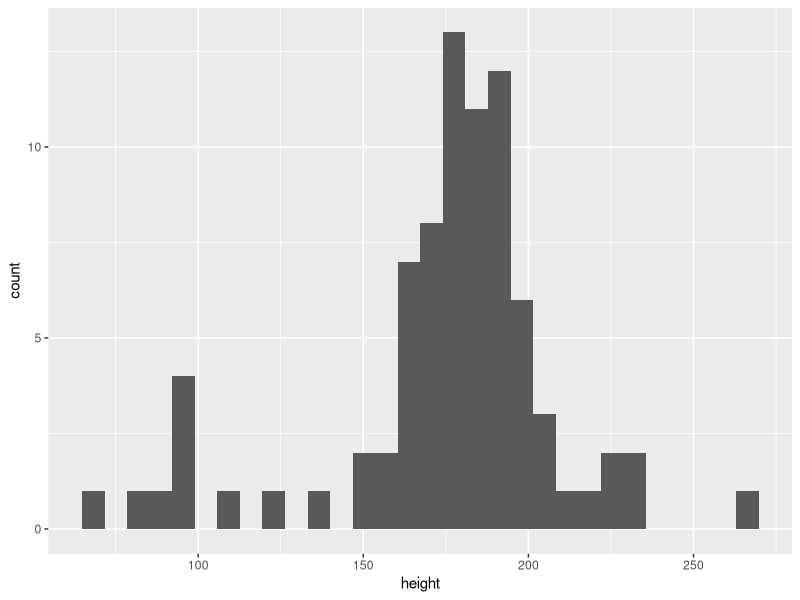
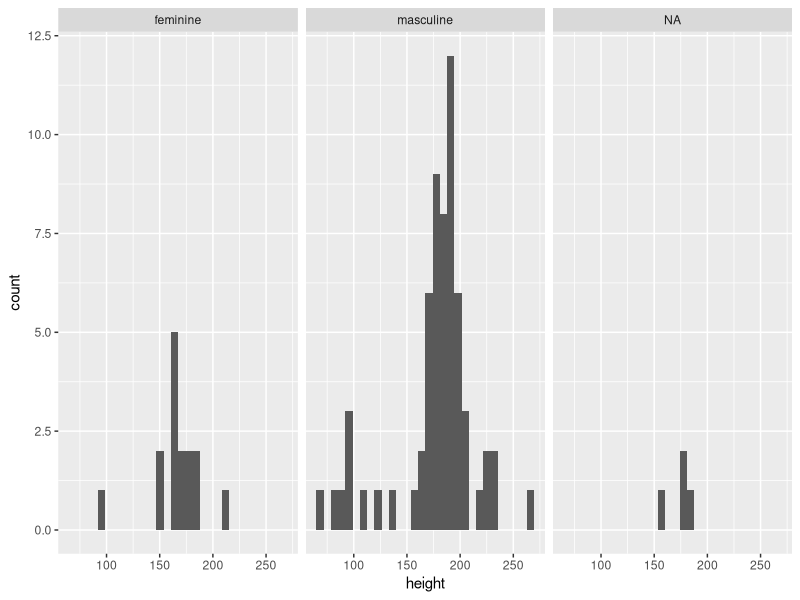
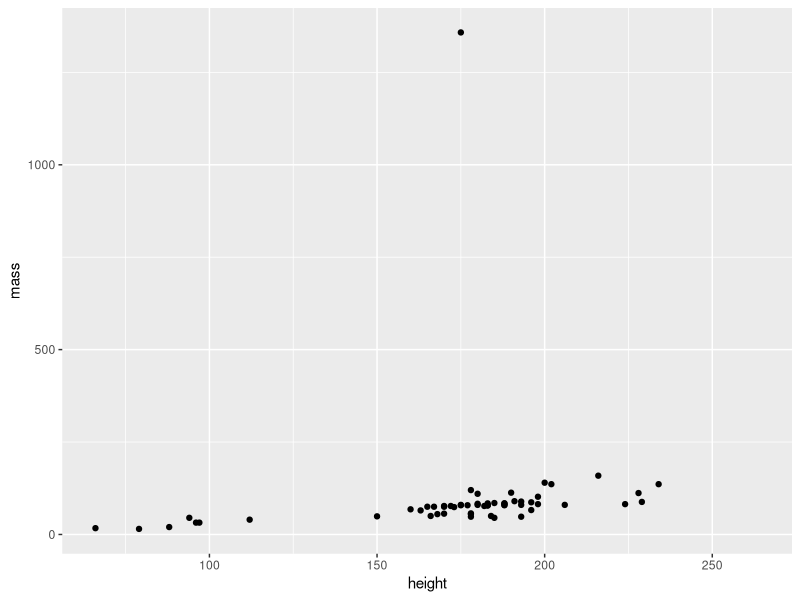
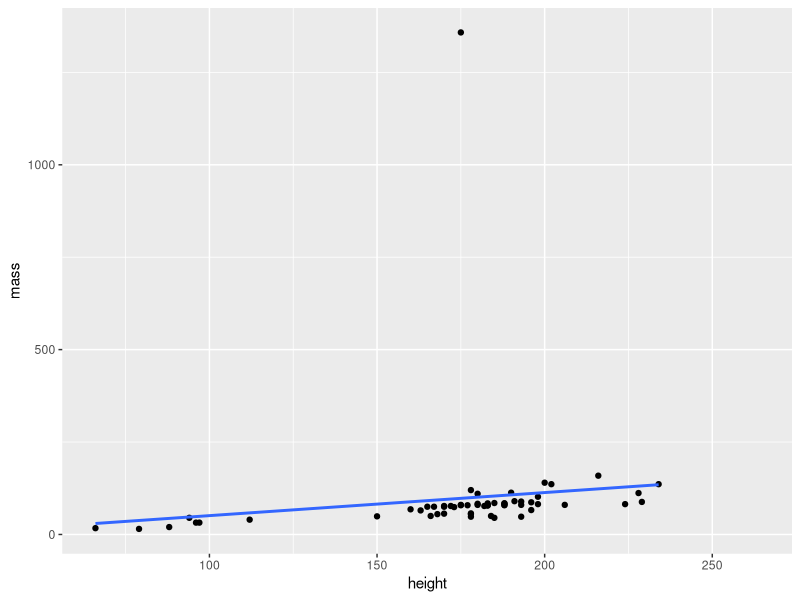
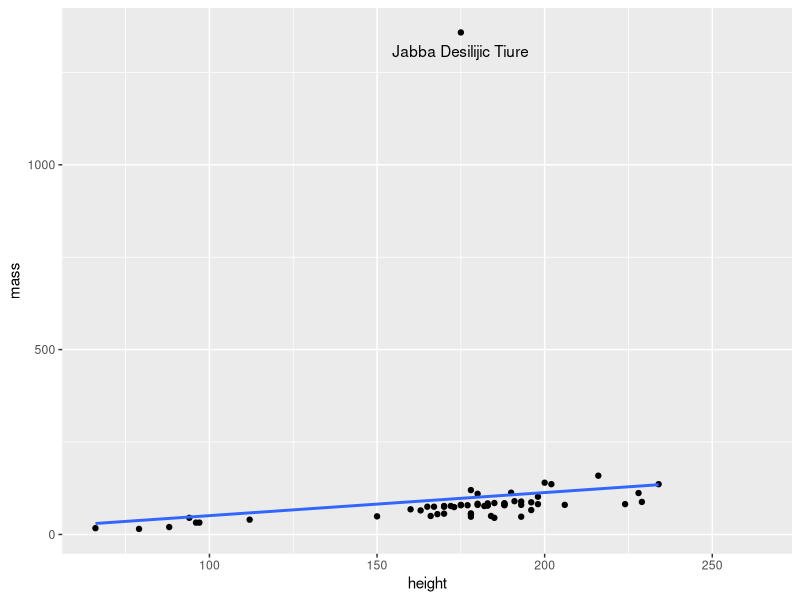
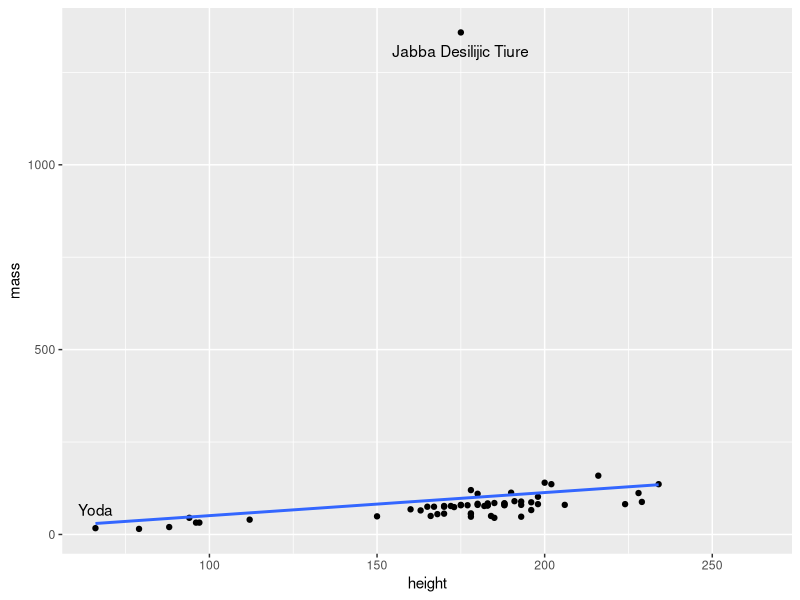
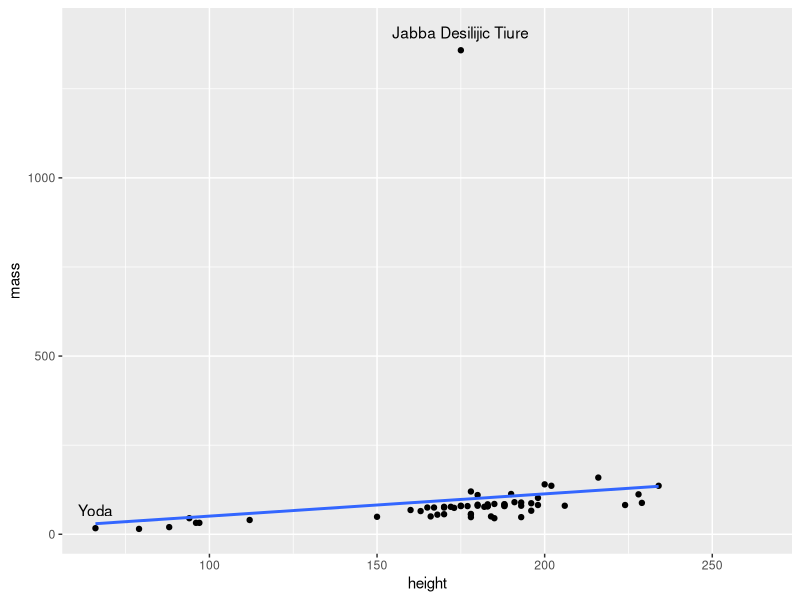

These figures' R source, in order:
## ---- chunk 1

# Load required libraries

library(tidyverse)

## ---- chunk 2

# built-in data

starwars_chars <- starwars

## ---- chunk 3

# hint: height is numerical; 
# look for geoms that do a good job of summarizing numerical variables

ggplot(starwars_chars) +
  geom_histogram(aes(height))

## ---- chunk 4

# hint: try facet_wrap

ggplot(starwars_chars) +
  geom_histogram(aes(height)) + 
  facet_wrap(~gender)

## ---- chunk 5

# what geom is best for two numerical variables?

ggplot(starwars_chars, aes(height,mass)) +
  geom_point()

## ---- chunk 6

# hint: look at the options for geom_smooth

ggplot(starwars_chars, aes(height,mass)) +
  geom_point() +
  geom_smooth(method = "lm", se=FALSE)

## ---- chunk 7

# hint: you can use "data=" in a geom layer to use different data for that layer 

ggplot(starwars_chars, aes(height,mass)) +
  geom_point() +
  geom_smooth(method = "lm", se=FALSE) + 
  geom_text(data=starwars_chars %>% dplyr::filter(mass > 1000), aes(label=name), nudge_y = -50)

## ---- chunk 8

ggplot(starwars_chars, aes(height,mass)) +
  geom_point() +
  geom_smooth(method = "lm", se=FALSE) + 
  geom_text(data=starwars_chars %>% dplyr::filter(mass > 1000), aes(label=name), nudge_y = -50) + 
  geom_text(data=starwars_chars %>% dplyr::filter(height < 75), aes(label=name), nudge_y = 50)

# or
ggplot(starwars_chars, aes(height,mass)) +
  geom_point() +
  geom_smooth(method = "lm", se=FALSE) + 
  geom_text(data=starwars_chars %>% dplyr::filter(mass == max(mass, na.rm=T) | height == min(height, na.rm=T)), aes(label=name), nudge_y = 50)


